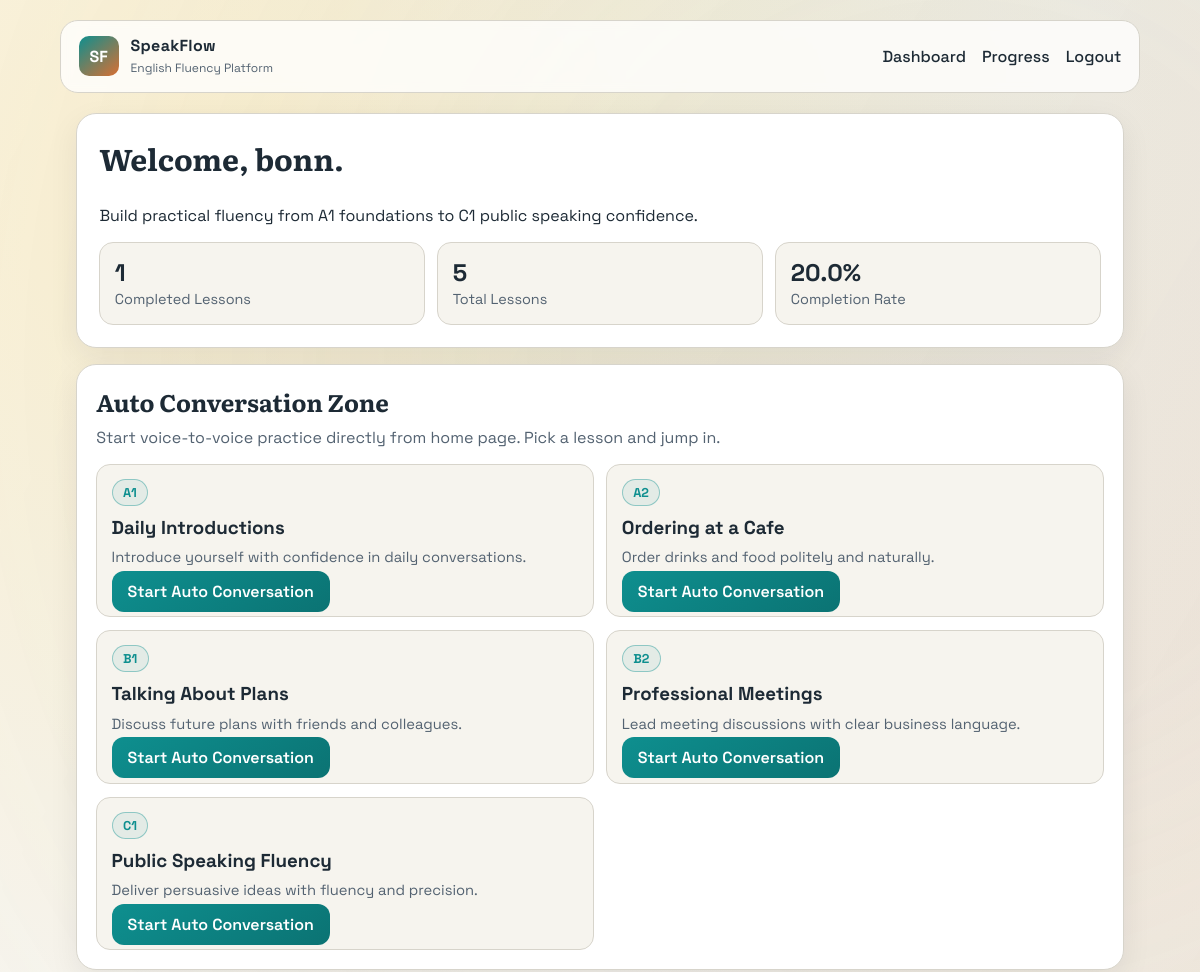
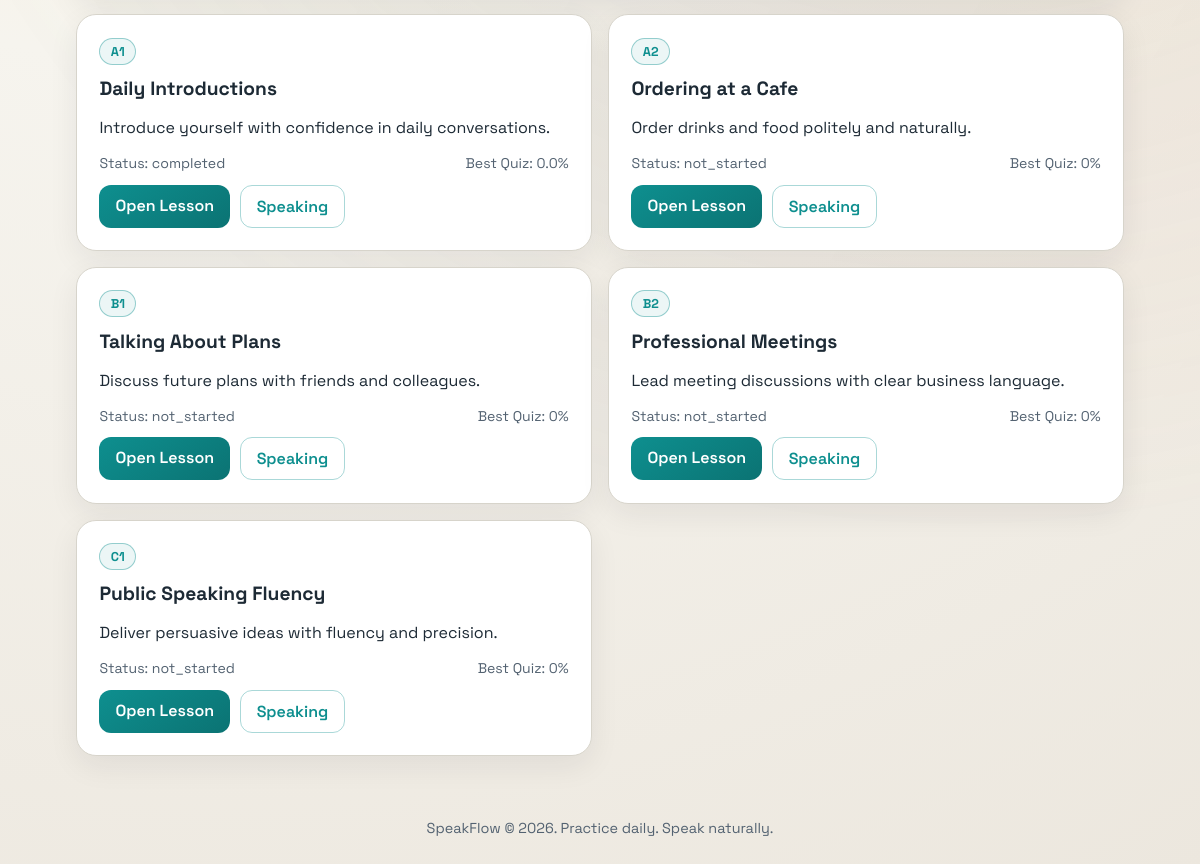
The app's page /dashboard (signed in) with its own data (2 pictures, top to bottom).
### app/models.py (models this page shows)
class User(Base):
    __tablename__ = "users"
    id: Mapped[int] = mapped_column(Integer, primary_key=True, index=True)
    username: Mapped[str] = mapped_column(String(50), unique=True, nullable=False, index=True)
    email: Mapped[str] = mapped_column(String(120), unique=True, nullable=False, index=True)
    password_hash: Mapped[str] = mapped_column(String(255), nullable=False)
    created_at: Mapped[datetime] = mapped_column(DateTime, default=utc_now, nullable=False)
    progress_entries = relationship("LessonProgress", back_populates="user", cascade="all, delete-orphan")
    quiz_attempts = relationship("QuizAttempt", back_populates="user", cascade="all, delete-orphan")
    speaking_attempts = relationship("SpeakingAttempt", back_populates="user", cascade="all, delete-orphan")

class Lesson(Base):
    __tablename__ = "lessons"
    id: Mapped[int] = mapped_column(Integer, primary_key=True, index=True)
    title: Mapped[str] = mapped_column(String(120), nullable=False)
    level: Mapped[str] = mapped_column(String(20), nullable=False, default="A1")
    description: Mapped[str] = mapped_column(String(240), nullable=False)
    content: Mapped[str] = mapped_column(Text, nullable=False)
    target_sentence: Mapped[str] = mapped_column(String(240), nullable=False)
    sort_order: Mapped[int] = mapped_column(Integer, default=0, nullable=False)
    questions = relationship("QuizQuestion", back_populates="lesson", cascade="all, delete-orphan")
    progress_entries = relationship("LessonProgress", back_populates="lesson", cascade="all, delete-orphan")

class LessonProgress(Base):
    __tablename__ = "lesson_progress"
    __table_args__ = (UniqueConstraint("user_id", "lesson_id", name="uq_user_lesson_progress"),)
    id: Mapped[int] = mapped_column(Integer, primary_key=True, index=True)
    user_id: Mapped[int] = mapped_column(ForeignKey("users.id", ondelete="CASCADE"), nullable=False, index=True)
    lesson_id: Mapped[int] = mapped_column(ForeignKey("lessons.id", ondelete="CASCADE"), nullable=False, index=True)
    status: Mapped[str] = mapped_column(String(20), nullable=False, default="not_started")
    best_score: Mapped[float] = mapped_column(Float, nullable=False, default=0.0)
    attempts: Mapped[int] = mapped_column(Integer, nullable=False, default=0)
    last_attempt_at: Mapped[datetime | None] = mapped_column(DateTime, nullable=True)
    user = relationship("User", back_populates="progress_entries")
    lesson = relationship("Lesson", back_populates="progress_entries")

### app/main.py (the view)
    @app.get("/dashboard")
    def dashboard(request: Request, db: Session = Depends(get_db)):
        user = current_user(request, db)
        if not user:
            return RedirectResponse(url="/login", status_code=303)
        lessons = db.query(Lesson).order_by(Lesson.sort_order.asc()).all()
        progress_rows = db.query(LessonProgress).filter(LessonProgress.user_id == user.id).all()
        progress_map = {item.lesson_id: item for item in progress_rows}
        completed_count = sum(1 for p in progress_rows if p.status == "completed")
        return render_template(
            request,
            "dashboard.html",
            {
                "title": "Dashboard",
                "user": user,
                "lessons": lessons,
                "progress_map": progress_map,
                "completed_count": completed_count,
                "total_lessons": len(lessons),
            },
        )

### app/templates/dashboard.html
{% extends "base.html" %}
{% block content %}
<section class="hero-panel reveal">
    <h1>Welcome, {{ user.username }}.</h1>
    <p>Build practical fluency from A1 foundations to C1 public speaking confidence.</p>
    <div class="stats-row">
        <article>
            <strong>{{ completed_count }}</strong>
            <span>Completed Lessons</span>
        </article>
        <article>
            <strong>{{ total_lessons }}</strong>
            <span>Total Lessons</span>
        </article>
        <article>
            <strong>{{ ((completed_count / total_lessons) * 100) | round(1) if total_lessons else 0 }}%</strong>
            <span>Completion Rate</span>
        </article>
    </div>
</section>
<section class="auto-zone reveal">
    <div class="auto-zone-head">
        <h2>Auto Conversation Zone</h2>
        <p>Start voice-to-voice practice directly from home page. Pick a lesson and jump in.</p>
    </div>
    <div class="auto-zone-grid">
        {% for lesson in lessons %}
            <article class="auto-zone-card">
                <span class="level-pill">{{ lesson.level }}</span>
                <h3>{{ lesson.title }}</h3>
                <p>{{ lesson.description }}</p>
                <a class="btn" href="/practice/speaking/{{ lesson.id }}?auto=1">Start Auto Conversation</a>
            </article>
        {% endfor %}
    </div>
</section>
<section class="lesson-grid">
    {% for lesson in lessons %}
        {% set p = progress_map.get(lesson.id) %}
        <article class="lesson-card reveal">
            <header>
                <span class="level-pill">{{ lesson.level }}</span>
                <h2>{{ lesson.title }}</h2>
            </header>
            <p>{{ lesson.description }}</p>
            <div class="lesson-meta">
                <span>Status: {{ p.status if p else "not_started" }}</span>
                <span>Best Quiz: {{ (p.best_score | round(1)) if p else 0 }}%</span>
            </div>
            <div class="lesson-actions">
                <a class="btn" href="/lesson/{{ lesson.id }}">Open Lesson</a>
                <a class="btn ghost" href="/practice/speaking/{{ lesson.id }}">Speaking</a>
            </div>
        </article>
    {% endfor %}
</section>
{% endblock %}

### app/templates/base.html (shortened to what this page needs)
<!doctype html>
<html lang="en">
<head>
    <link rel="stylesheet" href="/static/style.css">
</head>
<body>
    <header class="site-header">
        <a class="brand" href="/dashboard">
            <span class="brand-mark">SF</span>
            <span>
                <strong>SpeakFlow</strong>
                <small>English Fluency Platform</small>
            </span>
        </a>
        <nav class="site-nav">
            {% if user %}
                <a href="/dashboard">Dashboard</a>
                <a href="/progress">Progress</a>
                <a href="/logout">Logout</a>
            {% else %}
                <a href="/login">Login</a>
                <a href="/register">Register</a>
            {% endif %}
        </nav>
    </header>
    <main class="content-shell">
        {% block content %}{% endblock %}
    </main>
    <footer class="site-footer">
        <p>SpeakFlow © {{ current_year }}. Practice daily. Speak naturally.</p>
    </footer>
</body>
</html>

### app/static/style.css (style rules this page uses)
:root { --ink: #1d2a35; --muted: #536271; --surface: #f6f4ee; --surface-strong: #ffffff; --accent: #0e8f8f; --accent-2: #d86f32; --line: #d7d4cb; --danger: #9c2c2c; --success: #1e7a45; }
* { box-sizing: border-box; }
body { margin: 0; color: var(--ink); font-family: "Space Grotesk", sans-serif; background: radial-gradient(circle at 20% 10%, #fef0cf 0%, #f6f4ee 45%, #ece7de 100%); min-height: 100vh; }
.site-header { max-width: 1080px; margin: 1.25rem auto; padding: 0.9rem 1.1rem; border: 1px solid var(--line); border-radius: 18px; background: rgba(255, 255, 255, 0.78); backdrop-filter: blur(4px); display: flex; align-items: center; justify-content: space-between; gap: 1rem; }
.brand { display: flex; align-items: center; gap: 0.75rem; text-decoration: none; color: var(--ink); }
.brand-mark { width: 40px; height: 40px; border-radius: 10px; background: linear-gradient(140deg, var(--accent), var(--accent-2)); color: #fff; display: grid; place-items: center; font-weight: 700; }
.brand strong { display: block; letter-spacing: 0.3px; }
.brand small { color: var(--muted); font-size: 0.75rem; }
.site-nav { display: flex; gap: 1rem; }
.site-nav a { text-decoration: none; color: var(--ink); font-weight: 500; }
.content-shell { max-width: 1080px; margin: 0 auto 2rem; padding: 0 1rem; }
.site-footer { text-align: center; padding: 1rem; color: var(--muted); font-size: 0.9rem; }
.hero-panel, .auth-card, .lesson-card, .lesson-view, .quiz-shell, .result-shell, .speaking-shell, .progress-shell { border: 1px solid var(--line); border-radius: 20px; padding: 1.4rem; background: var(--surface-strong); box-shadow: 0 10px 30px rgba(28, 33, 43, 0.07); }
.hero-panel h1, .auth-card h1, .lesson-view h1, .quiz-shell h1, .result-shell h1, .speaking-shell h1, .progress-shell h1 { margin-top: 0; font-family: "Literata", serif; font-size: clamp(1.5rem, 2.5vw, 2.1rem); }
.stats-row { display: grid; grid-template-columns: repeat(3, minmax(0, 1fr)); gap: 0.8rem; margin-top: 1rem; }
.stats-row article { border: 1px solid var(--line); background: var(--surface); border-radius: 14px; padding: 0.9rem; }
.stats-row strong { font-size: 1.5rem; display: block; }
.stats-row span { color: var(--muted); font-size: 0.9rem; }
.lesson-grid { margin-top: 1rem; display: grid; grid-template-columns: repeat(2, minmax(0, 1fr)); gap: 1rem; }
.auto-zone { border: 1px solid var(--line); border-radius: 20px; padding: 1.2rem; background: #fff; margin-top: 1rem; box-shadow: 0 10px 30px rgba(28, 33, 43, 0.07); }
.auto-zone-head h2 { margin: 0; font-family: "Literata", serif; }
.auto-zone-head p { margin-top: 0.45rem; color: var(--muted); }
.auto-zone-grid { display: grid; grid-template-columns: repeat(2, minmax(0, 1fr)); gap: 0.8rem; margin-top: 0.8rem; }
.auto-zone-card { border: 1px solid var(--line); border-radius: 14px; padding: 0.9rem; background: var(--surface); }
.auto-zone-card h3 { margin: 0.6rem 0; }
.auto-zone-card p { color: var(--muted); font-size: 0.92rem; margin-top: 0; }
.level-pill { display: inline-block; border: 1px solid rgba(14, 143, 143, 0.4); color: var(--accent); background: rgba(14, 143, 143, 0.08); border-radius: 999px; padding: 0.25rem 0.65rem; font-size: 0.8rem; font-weight: 700; }
.lesson-card h2 { margin: 0.7rem 0; font-size: 1.2rem; }
.lesson-meta { display: flex; justify-content: space-between; gap: 0.6rem; font-size: 0.88rem; color: var(--muted); margin-bottom: 0.8rem; }
.lesson-actions { display: flex; gap: 0.6rem; }
.btn, button { border: none; border-radius: 12px; background: linear-gradient(145deg, var(--accent), #0b7373); color: #fff; font-family: inherit; font-weight: 600; text-decoration: none; padding: 0.62rem 1rem; cursor: pointer; transition: transform 160ms ease, filter 160ms ease; }
.btn.ghost { background: transparent; color: var(--accent); border: 1px solid rgba(14, 143, 143, 0.35); }
.reveal { opacity: 0; transform: translateY(10px); animation: rise 480ms ease forwards; }

### records on screen
User: username "bonn"
Lesson: level "A1", title "Daily Introductions", description "Introduce yourself with confidence in daily conversations."
Lesson: level "A2", title "Ordering at a Cafe", description "Order drinks and food politely and naturally.", status "not_started", best_score "0"
Lesson: level "B1", title "Talking About Plans", description "Discuss future plans with friends and colleagues.", status "not_started", best_score "0"
Lesson: level "B2", title "Professional Meetings", description "Lead meeting discussions with clear business language.", status "not_started", best_score "0"
Lesson: level "C1", title "Public Speaking Fluency", description "Deliver persuasive ideas with fluency and precision.", status "not_started", best_score "0"
LessonProgress: status "completed", best_score "0.0"

### other values on screen
{{ completed_count }} "1"
{{ total_lessons }} "5"
{{ current_year }} "2026"
